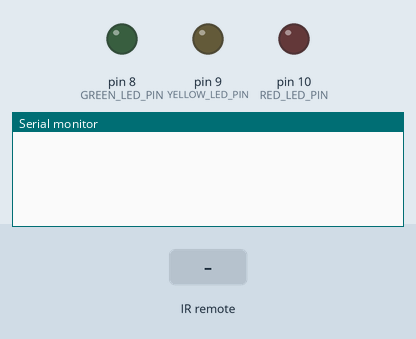
Bench run of a sketch on a simulated Arduino Uno, built with avr-gcc and run on an emulated ATmega328P. Parts: output pins drawn as LEDs (lit = HIGH), the last lines printed to the serial monitor. The inputs (shaded band) are chosen by the test bench.

Above: at 1.2 s.
1.3 s: infrared code 0xAAAAAAAA received
At 2.5 s:
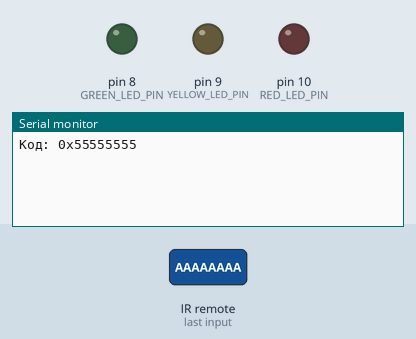
2.8 s: infrared code 0xBBBBBBBB received
At 3.9 s:
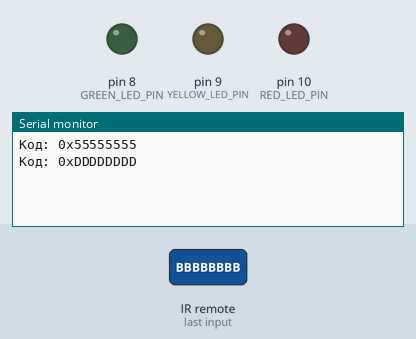

The sketch:

ik_signal.ino
```cpp
#include <IRremote.h>

#define IR_RECEIVE_PIN A0

// пины светодиодов
#define GREEN_LED_PIN 8
#define YELLOW_LED_PIN 9
#define RED_LED_PIN 10

// поменять!!
#define BTN_GREEN_CODE  0xAAAAAAAA
#define BTN_YELLOW_CODE 0xBBBBBBBB
#define BTN_RED_CODE    0xCCCCCCCC

void setup() {
  Serial.begin(9600);

  // запускаем ИК‑приёмник
  IrReceiver.begin(IR_RECEIVE_PIN, DISABLE_LED_FEEDBACK);

  pinMode(GREEN_LED_PIN, OUTPUT);
  pinMode(YELLOW_LED_PIN, OUTPUT);
  pinMode(RED_LED_PIN, OUTPUT);

  digitalWrite(GREEN_LED_PIN, LOW);
  digitalWrite(YELLOW_LED_PIN, LOW);
  digitalWrite(RED_LED_PIN, LOW);
}

void loop() {
  if (IrReceiver.decode()) {

    // код нажатой кнопки (сырые данные)
    uint32_t code = IrReceiver.decodedIRData.decodedRawData;

    // смотрим код в Мониторе порта
    Serial.print("Код: 0x");
    Serial.println(code, HEX);


    if (code == BTN_GREEN_CODE) {
      digitalWrite(GREEN_LED_PIN, HIGH);
      digitalWrite(YELLOW_LED_PIN, LOW);
      digitalWrite(RED_LED_PIN, LOW);
    }

    else if (code == BTN_YELLOW_CODE) {
      digitalWrite(GREEN_LED_PIN, LOW);
      digitalWrite(YELLOW_LED_PIN, HIGH);
      digitalWrite(RED_LED_PIN, LOW);
    }

    else if (code == BTN_RED_CODE) {
      digitalWrite(GREEN_LED_PIN, LOW);
      digitalWrite(YELLOW_LED_PIN, LOW);
      digitalWrite(RED_LED_PIN, HIGH);
    }


    IrReceiver.resume();
  }
}
```

Measured:
- after the input at 1.3 s, the serial monitor: prints a new line at once (image 1)
- after the input at 2.8 s, the serial monitor: prints a new line at once (image 2)
